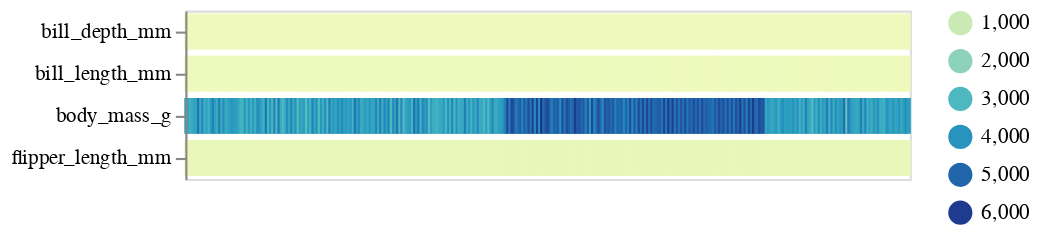

Here is the notebook cell this chart was saved with:
### Markdown cell above
By default all column values are rescaled to lie between 0 and 1,
so that they can be visualized together in the same heatmap.
There are different presets for rescaling the data,
a custom function can be passed,
or the raw values can be used directly,
but this is usually not too useful.

### Code cell
aly.heatmap(penguins, rescale=None)

### Figure 1 — Vega-Lite specification as saved in the notebook (floating-point values rounded to 4 significant figures; data arrays with more than 128 entries replaced by an {"elided": "..."} marker saying what was removed)
{"config": {"view": {"continuousWidth": 400, "continuousHeight": 300}}, "data": {"name": "data-12004bf0024f46dd1890f15f13dfba68"}, "mark": {"type": "rect", "height": 16}, "encoding": {"color": {"type": "quantitative", "field": "value", "legend": {"orient": "right", "type": "gradient"}, "scale": {"scheme": "yellowgreenblue"}, "title": null}, "stroke": {"type": "quantitative", "field": "value", "scale": {"scheme": "yellowgreenblue"}}, "tooltip": {"type": "quantitative", "field": "value"}, "x": {"type": "ordinal", "axis": null, "field": "index", "title": null}, "y": {"type": "nominal", "field": "key", "title": null}}, "transform": [{"window": [{"op": "count", "as": "index"}]}, {"fold": ["bill_length_mm", "bill_depth_mm", "flipper_length_mm", "body_mass_g"]}], "width": 344, "$schema": "https://vega.github.io/schema/vega-lite/v4.8.1.json", "datasets": {"data-12004bf0024f46dd1890f15f13dfba68": {"elided": "344 records"}}}
